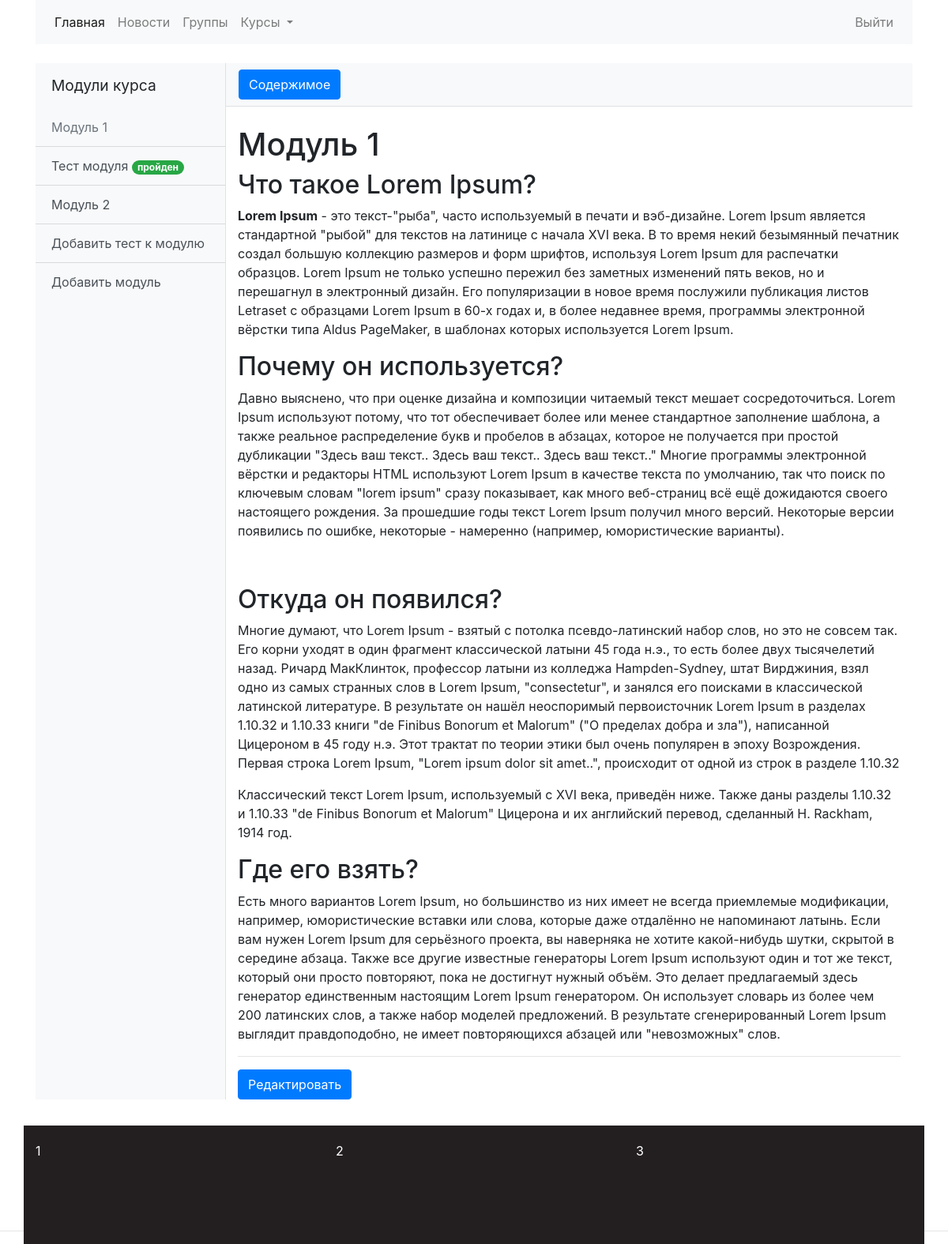
The page /courses/module/1 (signed in) on the database its author committed.
### courses/models.py (models this page shows, shortened)
class CourseAbstractModel(models.Model):
    title = models.CharField(max_length=200, blank=False)
    slug = models.SlugField(max_length=200, unique=True)
    owner = models.ForeignKey(settings.AUTH_USER_MODEL, on_delete=models.CASCADE)
    create_date = models.DateTimeField(auto_now_add=True)
    update_date = models.DateTimeField(auto_now=True)
    class Meta:
        abstract = True
    def __str__(self):
        return self.title

class Module(CourseAbstractModel):
    course = models.ForeignKey(Course, on_delete=models.CASCADE)
    description = RichTextField(blank=True, null=True)
    content = RichTextUploadingField(blank=True, null=True)

class ModuleTest(CourseAbstractModel):
    module = models.OneToOneField(Module, on_delete=models.CASCADE)

### courses/views.py (the view)
# urls.py: path('module/<int:pk>', views.ModuleDetailView.as_view(), name='module_detail'),
class ModuleDetailView(LoginRequiredMixin, DetailView):
    model = models.Module
    context_object_name = 'module'
    template_name = 'courses/module/module_detail.html'

### courses/templatetags/user_filter.py (called while the page is built)
@register.filter(name="filter_for_user")
def filter_for_user(model, user):
    object = model.filter(user=user)
    if object.count() > 0:
        return object
    else:
        return None

### courses/templates/courses/module/module_detail.html (shortened to what this page needs)
{% extends 'index/base.html'%}
{% block body %}
{% with course=module.course %}
  <div class="d-flex" id="wrapper">
{% include 'courses/module_sidebar.html' %}
       <div id="page-content-wrapper">
      <nav class="navbar navbar-expand-lg navbar-light bg-light border-bottom">
        <button class="btn btn-primary" id="menu-toggle">Содержимое</button>
      </nav>
      <div class="container-fluid">
        <h1 class="mt-4">
            {{ module.title }}</h1>
          {{ module.content|safe }}
                      <hr>
            {% if user.is_staff %}
            <a href="{% url 'content_admin:module_update' pk=module.pk course_pk=course.pk %}" class="btn btn-primary">Редактировать</a>
            {% endif%}
      </div>
    </div>
{% endwith %}
{% endblock %}

### courses/templates/courses/module_sidebar.html
{% load user_filter %}
{% if course.module_set %}
<div class="bg-light border-right" id="sidebar-wrapper">
    <div class="sidebar-heading">Модули курса</div>
    <div class="list-group list-group-flush">
        {% for class_module in course.module_set.all %}
        <a href="{% url 'courses:module_detail' class_module.id %}" class="list-group-item list-group-item-action bg-light
                      {% if class_module == module %}disabled{% endif %}">
            {{ class_module }}
        </a>
        {% if class_module.moduletest %}
        <a href="{% url 'courses:module_test' class_module.moduletest.id %}"
           class="list-group-item list-group-item-action bg-light">{{ class_module.moduletest.title }}
            {% with test_status=class_module.moduletest.studentmoduleteststatus_set.all|filter_for_user:user %}
            {% if test_status.get.passed %}
            <span class="badge badge-success badge-pill">пройден</span>
            {% else %}
            <span class="badge badge-primary badge-pill">не пройден</span>
            {% endif %}
            {% endwith %}
        </a>
        {% else %}
            {% if user.is_staff %}
            <a href="{% url 'content_admin:module_test_create' course_pk=course.pk module_pk=class_module.pk %}"
               class="list-group-item list-group-item-action bg-light">
                Добавить тест к модулю
            </a>
            {% endif %}
        {% endif %}
        {% endfor %}
        {% if user.is_staff %}
        <a href="{% url 'content_admin:module_create' course_pk=course.pk %}"
           class="list-group-item list-group-item-action bg-light">
            Добавить модуль
        </a>
        {% endif%}
    </div>
</div>
{% endif %}

### static/css/simple-sidebar.css (style rules this page uses)
#wrapper { overflow-x: hidden; }
#sidebar-wrapper { min-height: 100vh; margin-left: -15rem; -webkit-transition: margin .25s ease-out; -moz-transition: margin .25s ease-out; -o-transition: margin .25s ease-out; transition: margin .25s ease-out; }
#sidebar-wrapper .sidebar-heading { padding: 0.875rem 1.25rem; font-size: 1.2rem; }
#sidebar-wrapper .list-group { width: 15rem; }
#page-content-wrapper { min-width: 100vw; }
@media (min-width: 768px) { #sidebar-wrapper { margin-left: 0; } }
@media (min-width: 768px) { #page-content-wrapper { min-width: 0; width: 100%; } }

### static/css/footer.css (style rules this page uses)
html, body { height:100%; }

### rows shown on the page
Module: title "Модуль 1", moduletest "Тест модуля", shows "пройден", content "Что такое Lorem Ipsum? Lorem Ipsum - это текст-\"рыба\", часто используемый в печати и вэб-дизайне. Lorem Ipsum является стандартной \"рыбой\" для текстов на латинице с начала XVI века. В то время некий безымянный печатник создал большую коллекцию размеров и форм шрифтов, используя Lorem Ipsum для распечатки образцов. Lorem Ipsum не только успешно пережил без заметных изменений пять веков, но и перешагнул в электронный дизайн. Его популяризации в новое время послужили публикация листов Letraset с образцами Lorem Ipsum в 60-х годах и, в более недавнее время, программы электронной вёрстки типа Aldus PageMaker, в шаблонах которых используется Lorem Ipsum. Почему он используется? Давно выяснено,…"
Module: title "Модуль 2", shows "Добавить тест к модулю"
